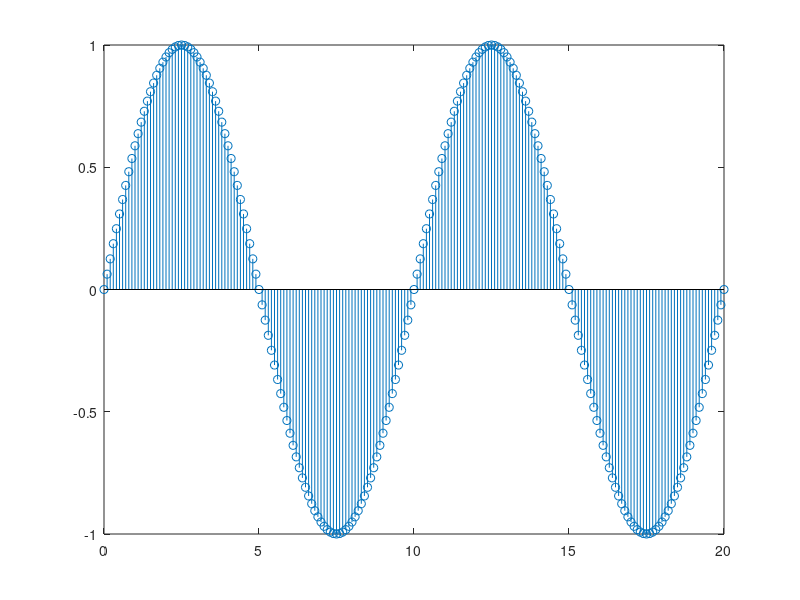

Reproduce this figure in MATLAB. (Note: this script raises an error after producing the figure.)
clc;
clear
close all;
set(0,'DefaultFigureWindowStyle','docked');

Design         = 1;

M_bits         = 15;
DATA_WIDTH     = 16;

CONFIG_WIDTH   = 32;

DATA_WIDTH_MAX = 32;
SF = 2^(-M_bits);

%  samp fijos D1 & D2:  5 = 3'b000;
%                       10 = 3'b001;
%                       20 = 3'b010;
%                       50 = 3'b011;
%                       100 = 3'b100;

%  samp fijos D3     : 2  = 3'b000;
%                      4  = 3'b001;
%                      8  = 3'b010;
%                      16 = 3'b011;
%                      32 = 3'b100;
%                      64 = 3'b101;
%                     128 = 3'b110;

%      sel_Frac    :  1/2  = 2'b00;
%                     1/5  = 2'b01;
%                     2/5  = 2'b10;
%                     4/5  = 2'b11;
%     

paso     = 10;
samp     = 3;
bypass   = 0;
mode     = 0;
xread    = 0;
xfactor  = (1/paso)/SF;
x2factor = ((1/paso)^2)/SF;
xfactor_max  = uint32(xfactor);
x2factor_max = uint32(x2factor);


conf0_1     = bitor(bypass,bitshift(mode,1));
conf0_2     = bitor(conf0_1,bitshift(samp,2));
conf0_3     = bitor(conf0_2,bitshift(xread,26));

config_reg0 = uint32(conf0_3);
config_reg1 = ((xfactor_max));
config_reg2 = ((x2factor_max));
config_reg3 = (uint32(paso));

config_reg = [config_reg0; config_reg1; config_reg2; config_reg3];
config_reg_S = num2str(dec2hex(config_reg));
[col,fil] = size(config_reg_S);
M1 = zeros(1,3);

iter = 4;
for i = 1:iter
    x=0:(1/paso):20;
    y=sin(2*pi*(1/10)*x);
    stem(x,y)
%     m0=y(find(x==(i-1)))
%     m1=y(find(x==(i))) 
%     m2=y(find(x==(i+1)))
    m0=y(1,i);
    m1=y(1,i+1); 
    m2=y(1,i+2);
    
    M1 = [m0 m1 m2]

%     hold on; stem([0,1,2],[m0,m1,m2],'r');
%     hold on; stem([0,1,2],[m0,m1,m2]);
    p0=m0; 
    p2=(m2+m0)/2-m1;
    p1=2*m1-m0-(m2+m0)/2;
    
    yfilt=p0+p1*x+p2*x.^2;
    % stem(x,yfilt,'g');
    % hold off;
    EC=sum((yfilt-y).^2)/sum((yfilt).^2); %= 2.0187e-04 para una energia de Ey=sum((yfilt).^2); %=8.0442;
    result = yfilt(1:paso)'
end

signal_test = y(1,1:100);

config_reg_S;
fpr = fipref;
fpr.NumberDisplay = 'hex';
M = fi(M1',1,DATA_WIDTH,M_bits);
R = fi(result,1,DATA_WIDTH,M_bits);
Y = fi(signal_test',1,DATA_WIDTH,M_bits);

Data_out_matlab = R.hex;
DATA2TEST = Y.hex;

[col,fil] = size(Data_out_matlab);
k = 1;
fileID = fopen('Data_out_matlab.txt','w');
for ii = 1:col
    for jj = 1:(fil+2)
        if (k==1)
            fprintf(fileID,'%s','0');
             k = k + 1;
        elseif (k==fil+2)
             k = 1;
        else
            fprintf(fileID,'%s',Data_out_matlab(ii,k-1));
             k = k + 1;
        end
    end
    fprintf(fileID,'\n');
end
fclose(fileID);



%%
[col,fil] = size(config_reg_S);
k = 1;
fileID = fopen('config.ipd','w');
for ii = 1:CONFIG_WIDTH
    for jj = 1:(fil+2)
        if (k==1)
            fprintf(fileID,'%s','0');
             k = k + 1;
        elseif (k==fil+2)
             k = 1;
        else
            fprintf(fileID,'%s',config_reg_S(ii,k-1));
             k = k + 1;
        end
    end
    fprintf(fileID,'\n');
end
fclose(fileID);


Data_in_to_HW = M.hex;

[col,fil] = size(Data_in_to_HW);

fileID = fopen('Mem_in.ipd','w');
for ii = 1:col
    for jj = 1:fil
        fprintf(fileID,'%s',Data_in_to_HW(ii,jj));
    end
    fprintf(fileID,'\n');
end
fclose(fileID);

%% Signal test to file
[col,fil] = size(DATA2TEST);

fileID = fopen('signal_test.ipd','w');
for ii = 1:col
    for jj = 1:fil
        fprintf(fileID,'%s',DATA2TEST(ii,jj));
    end
    fprintf(fileID,'\n');
end
fclose(fileID);